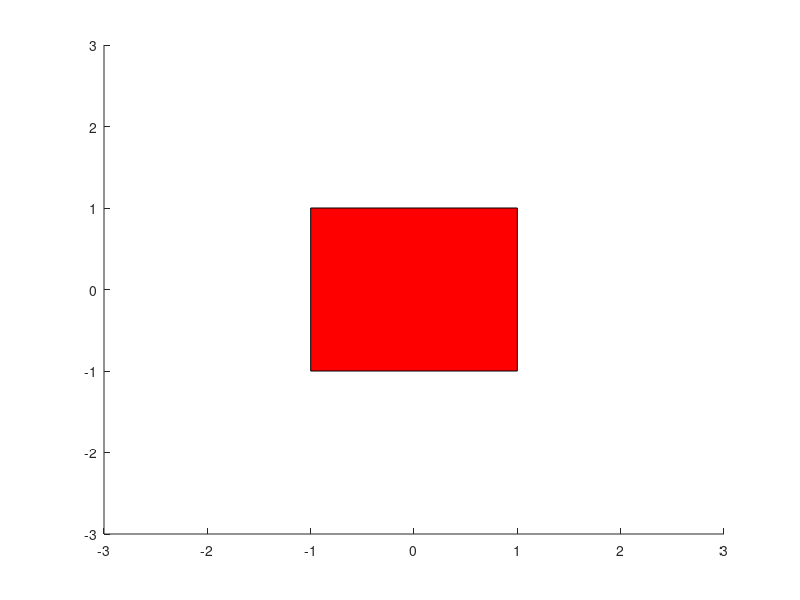

Write the MATLAB code that produced this figure.
%%Clean Project
clc;
clear all;
%% Attempt at creating some matrix and transforming it 
Points = [{1,1,0};{-1,1,0};{-1,-1,0};{1,-1,0}]; %Points on a square
c = length(Points);

%Set-up empty X zero vectors
X = zeros(1,c);
Y = zeros(1,c);
Z = zeros(1,c);

%We have a square / 4 vertex shape
%Now we want to plot it 

for i = 1: 1: c
    X(1,i) = cell2mat(Points(i,1));
    Y(1,i) = cell2mat(Points(i,2));
    Z(1,i) = cell2mat(Points(i,3));
end
axis([-3 3 -3 3 -3 3]);
patch(X,Y,Z,'r');

